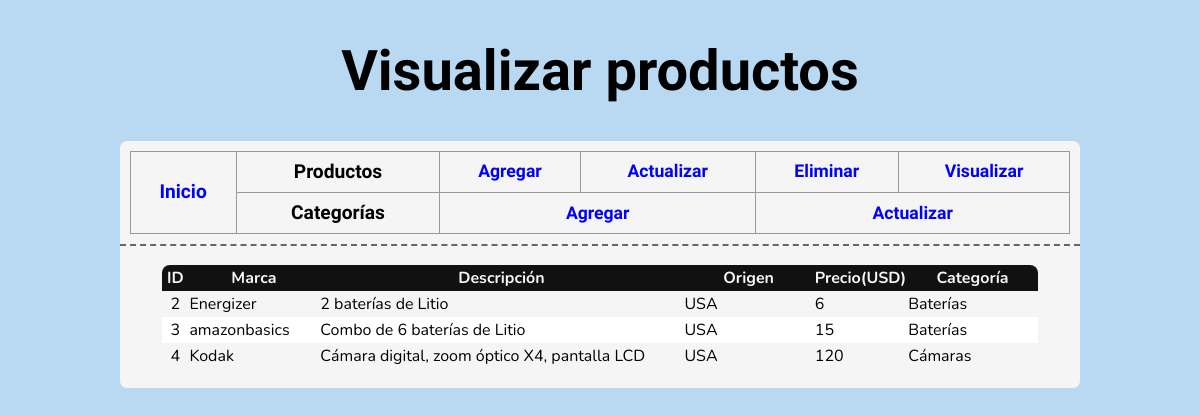
The page /VisualizarProdT.php?FILTRO=USA on the database its author committed.
### tables this page shows
CREATE TABLE `Productos` (
  `idP` int(5) NOT NULL AUTO_INCREMENT,
  `marP` varchar(25) NOT NULL,
  `descP` varchar(100) NOT NULL,
  `orP` varchar(10) NOT NULL,
  `preP` int(10) NOT NULL,
  `catP` int(3) NOT NULL,
  PRIMARY KEY (`idP`),
  KEY `idP` (`idP`)
);

CREATE TABLE `Categorias` (
  `idC` int(5) NOT NULL AUTO_INCREMENT,
  `nomC` varchar(25) NOT NULL,
  PRIMARY KEY (`idC`),
  KEY `idC` (`idC`)
);

### VisualizarProdT.php (the view, shortened to what this page needs)
<!DOCTYPE html>
<html lang="es">
  <head>
    <link rel="stylesheet" href="styles.css" />
    <link rel="stylesheet" href="visualizar.css">
  </head>
  <body>
    <header>
      <h1>Visualizar productos</h1>
    </header>
    <main>
      <?php
      include 'menu.php';
      ?>
      <section id="visualizar">
        <?php
        include 'conex.php';
        if (isset($_POST["origen"])) {
          $filtroOrigen = $_POST["origen"];
        } else {
          $filtroOrigen = $_GET["FILTRO"];
        }
        if (isset($_POST["categorias"])) {
          $filtroCategorias = $_POST["categorias"];
        } else {
          $filtroCategorias = $_GET["FILTRO2"];
        }
        if ($filtroOrigen == "0") {
          $filtro = " ";
        } else {
          $filtro = " AND orP='$filtroOrigen'";
        }
        if ($filtroCategorias == 0) {
          $filtro2 = " ";
        } else {
          $filtro2 = " AND catP=$filtroCategorias";
        }
        if (isset($_GET["ORD"])) {
          $orden = $_GET["ORD"];
        } else {
          $orden = "idP";
        }
        if (isset($_GET["ordenanterior"])) {
          $ordenanterior = $_GET["ordenanterior"];
        }
        else {
          $ordenanterior = "";
        }
        if(!isset($_GET['sort'])){
          $sort = "ASC";
        }
        else {
          $sort = $_GET['sort'];
        }
        if($orden != $ordenanterior) {
          $sort = "ASC";
        }
        $sql = "SELECT p.idP,p.marP,p.descP,p.orP,p.preP,c.nomC
                FROM Productos AS p
                INNER JOIN Categorias AS c
                ON p.catP=c.idC
                WHERE 1 $filtro $filtro2
                ORDER BY $orden $sort
                ";
        $result = mysqli_query($con, $sql);
        if($sort == "ASC") {
          $sort = "DESC";
        }
        else {
          $sort = "ASC";
        }
        echo "
          <table>
            <tr>
              <th class='idTH'  ><a href='VisualizarProdT.php?ORD=idP&FILTRO=$filtroOrigen&FILTRO2=$filtroCategorias&sort=$sort&ordenanterior=$orden'>ID</a></th>
              <th class='marTH' ><a href='VisualizarProdT.php?ORD=marP&FILTRO=$filtroOrigen&FILTRO2=$filtroCategorias&sort=$sort&ordenanterior=$orden'>Marca</a></th>
              <th class='descTH'><a href='VisualizarProdT.php?ORD=descP&FILTRO=$filtroOrigen&FILTRO2=$filtroCategorias&sort=$sort&ordenanterior=$orden'>Descripción</a></th>
              <th class='orTH'  ><a href='VisualizarProdT.php?ORD=orP&FILTRO=$filtroOrigen&FILTRO2=$filtroCategorias&sort=$sort&ordenanterior=$orden'>Origen</a></th>
              <th class='preTH' ><a href='VisualizarProdT.php?ORD=preP&FILTRO=$filtroOrigen&FILTRO2=$filtroCategorias&sort=$sort&ordenanterior=$orden'>Precio(USD)</a></th>
              <th class='catTH' ><a href='VisualizarProdT.php?ORD=nomC&FILTRO=$filtroOrigen&FILTRO2=$filtroCategorias&sort=$sort&ordenanterior=$orden'>Categoría</a></th>
            </tr>
        ";
        $fila = "1";
        while ($registro = mysqli_fetch_array($result)) {
          $id          = $registro["idP"];
          $marca       = $registro["marP"];
          $descripcion = $registro["descP"];
          $origen      = $registro["orP"];
          $precio      = $registro["preP"];
          $categoria   = $registro["nomC"];
          if ($fila % 2 == 0) {
            echo "
            <tr class='par'>
              <td class='idP'>$id</td>
              <td>$marca</td>
              <td>$descripcion</td>
              <td>$origen</td>
              <td>$precio</td>
              <td>$categoria</td>
            </tr>
          ";
          } else {
            echo "
            <tr class='impar'>
              <td class='idP'>$id</td>
              <td>$marca</td>
              <td>$descripcion</td>
              <td>$origen</td>
              <td>$precio</td>
              <td>$categoria</td>
            </tr>
          ";
          }
          $fila ++;
        }
        ?>
      </section>
    </main>
  </body>
</html>

### styles.css (style rules this page uses)
body { margin: 0 10%; background-color: rgb(185, 216, 241); }
h1 { color: black; font-family: "Comfortaa", cursive; font-weight: bolder; text-align: center; font-size: 3.5rem; }
main { background-color: #f5f5f5; border-radius: 7px; }

### visualizar.css (style rules this page uses)
#visualizar { font-family: "Nunito", sans-serif; padding: 2%; }
table { width: 95%; margin: auto; border-collapse: collapse; border-radius: 0.5rem; overflow: hidden; line-height: 1.5; }
th { background-color: #111; }
a { color: #f5f5f5; text-decoration: none; }
.par { background-color: white; }
.idP { text-align: center; }
.idTH { width: 3%; }
.marTH { width: 15%; }
.descTH { width: 42%; }
.orTH { width: 15%; }
.preTH { width: 10%; }
.catTH { width: 15%; }

### rows shown on the page
productos: idP "2", marP "Energizer", descP "2 baterías de Litio", orP "USA", preP "6", categorias.nomC "Baterías"
productos: idP "3", marP "amazonbasics", descP "Combo de 6 baterías de Litio", orP "USA", preP "15", categorias.nomC "Baterías"
productos: idP "4", marP "Kodak", descP "Cámara digital, zoom óptico X4, pantalla LCD", orP "USA", preP "120", categorias.nomC "Cámaras"
